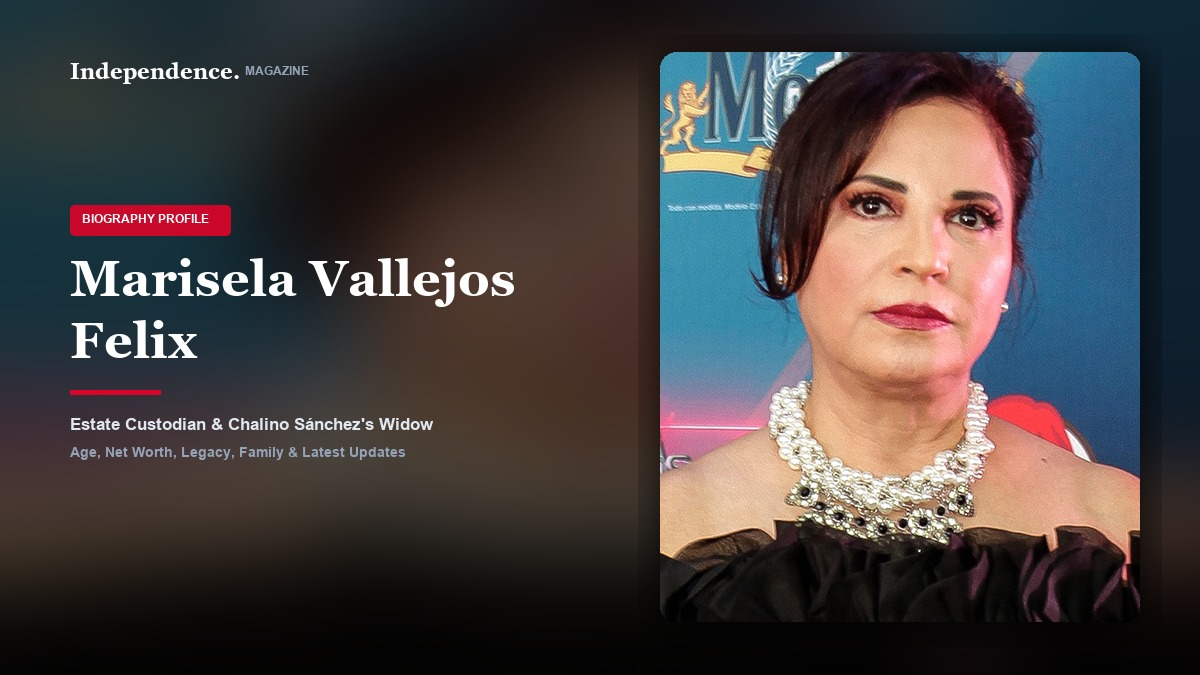
#> input picture assets/covers/marisela-vallejos-felix-cover.jpg, 1200 x 675 px, given in place of test_marisela1.jpg, which was not available
$ python generate_batch7_covers.py
#> lines starting #> are read from the running program, lines starting #| are printed output that depends on the picture; pictures that were not available may be replaced by others from this repository, and a replacement may not be noted
import os
from PIL import Image, ImageDraw, ImageFont, ImageFilter, ImageEnhance

SCRIPT_DIR = os.path.dirname(os.path.abspath(__file__))
BASE_DIR = os.path.abspath(os.path.join(SCRIPT_DIR, ".."))
COVERS_DIR = os.path.join(BASE_DIR, "assets", "covers")
os.makedirs(COVERS_DIR, exist_ok=True)

PROFILES = [
    {
        "id": "marisela-vallejos-felix",
        "src_image": os.path.join(BASE_DIR, "test_marisela1.jpg"),
        "crop_box": (200, 40, 1050, 1100),
        "name": "Marisela Vallejos Felix",
        "category": "Biography",
        "subtitle": "Estate Custodian & Chalino Sánchez's Widow",
        "cover_filename": "marisela-vallejos-felix-cover.jpg",
        "middle_src": os.path.join(BASE_DIR, "test_marisela3.jpg"),
        "middle_crop": (30, 20, 1090, 610),
        "middle_filename": "marisela-vallejos-felix-middle.jpg"
    },
    {
        "id": "diane-lou-oswald",
        "src_image": os.path.join(BASE_DIR, "test_diane1.jpg"),
        "crop_box": (1100, 380, 2050, 1750),
        "name": "Diane Lou Oswald",
        "category": "Biography",
        "subtitle": "Devoted Matriarch & Woody Harrelson's Mother",
        "cover_filename": "diane-lou-oswald-cover.jpg",
        "middle_src": os.path.join(BASE_DIR, "test_diane2.jpg"),
        "middle_crop": (50, 100, 2050, 1500),
        "middle_filename": "diane-lou-oswald-middle.jpg"
    },
    {
        "id": "samantha-marie-olit",
        "src_image": os.path.join(BASE_DIR, "test_sam2.jpg"),
        "crop_box": (120, 420, 950, 1650),
        "name": "Samantha Marie Olit",
        "category": "Celebrity",
        "subtitle": "Musician, Life Coach & Chester Bennington's Ex-Wife",
        "cover_filename": "samantha-marie-olit-cover.jpg",
        "middle_src": os.path.join(BASE_DIR, "test_sam1.jpg"),
        "middle_crop": (30, 40, 960, 750),
        "middle_filename": "samantha-marie-olit-middle.jpg"
    }
]

def generate_cover(item):
    width, height = 1200, 675
    raw_img = Image.open(item["src_image"]).convert("RGB")
#> raw_img is the input picture: PIL image 1200x675 RGB; mean R, G, B 69, 63.8, 64.1
    cropped_subject = raw_img.crop(item["crop_box"])

    # 1. Background: Blurred & Darkened version of subject photo
    bg = cropped_subject.resize((width, height), Image.Resampling.LANCZOS)
    bg = bg.filter(ImageFilter.GaussianBlur(radius=42))
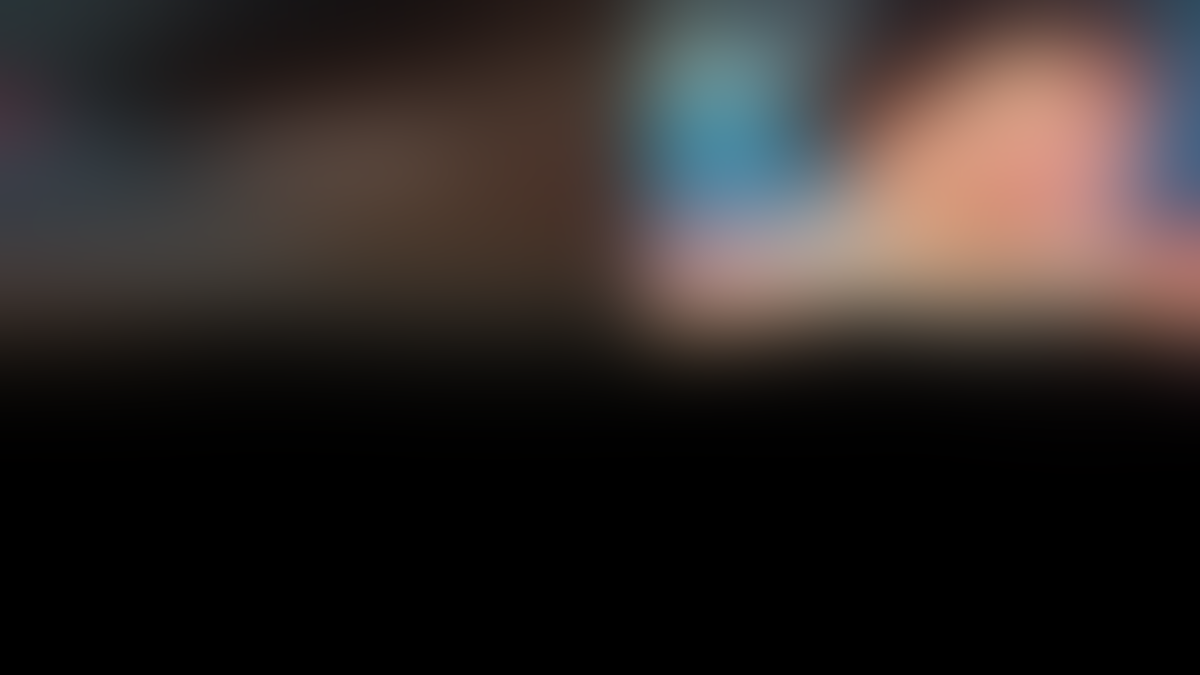
#> bg: PIL image 1200x675 RGB; mean R, G, B 48, 41.2, 39.1
    enhancer = ImageEnhance.Brightness(bg)
    bg = enhancer.enhance(0.35)

    # 2. Foreground Portrait Box (480 x 570)
    pw, ph = 480, 570
    sw, sh = cropped_subject.size
#> sw = 850; sh = 1060
    target_ratio = pw / ph
    cur_ratio = sw / sh
#> cur_ratio = 0.802

    if cur_ratio > target_ratio:
        new_w = int(sh * target_ratio)
        left = (sw - new_w) // 2
        p_crop = cropped_subject.crop((left, 0, left + new_w, sh))
    else:
        new_h = int(sw / target_ratio)
#> new_h = 1009
        top = (sh - new_h) // 4
#> top = 12
        p_crop = cropped_subject.crop((0, max(0, top), sw, min(sh, top + new_h)))
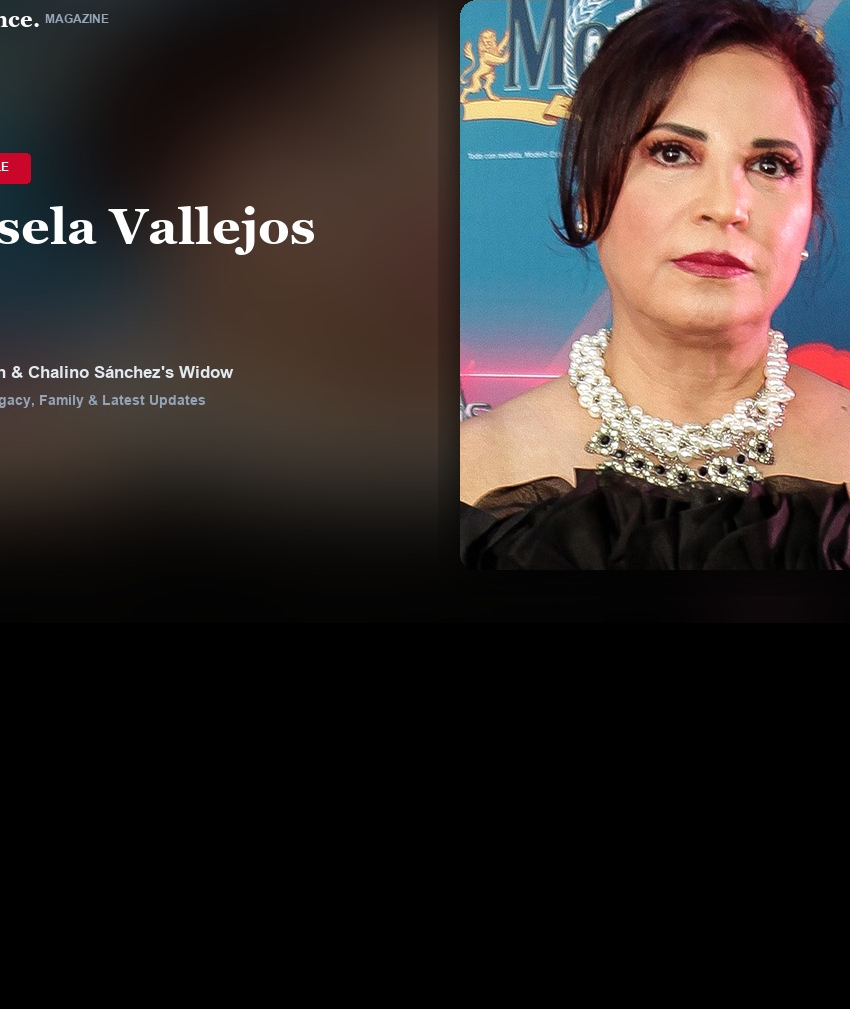
#> p_crop: PIL image 850x1009 RGB; mean R, G, B 50.6, 43.5, 41.2

    portrait = p_crop.resize((pw, ph), Image.Resampling.LANCZOS)

    # Rounded corners mask
    mask = Image.new('L', (pw, ph), 0)
#> mask: PIL image 480x570 L; every value is 0
    mask_draw = ImageDraw.Draw(mask)
    mask_draw.rounded_rectangle([0, 0, pw, ph], radius=16, fill=255)

    px, py = width - pw - 60, (height - ph) // 2

    # Drop shadow
    shadow = Image.new('RGBA', (pw + 44, ph + 44), (0, 0, 0, 0))
#> shadow: PIL image 524x614 RGBA; every value is 0
    s_draw = ImageDraw.Draw(shadow)
    s_draw.rounded_rectangle([18, 18, pw + 26, ph + 26], radius=24, fill=(0, 0, 0, 195))
    shadow = shadow.filter(ImageFilter.GaussianBlur(radius=18))
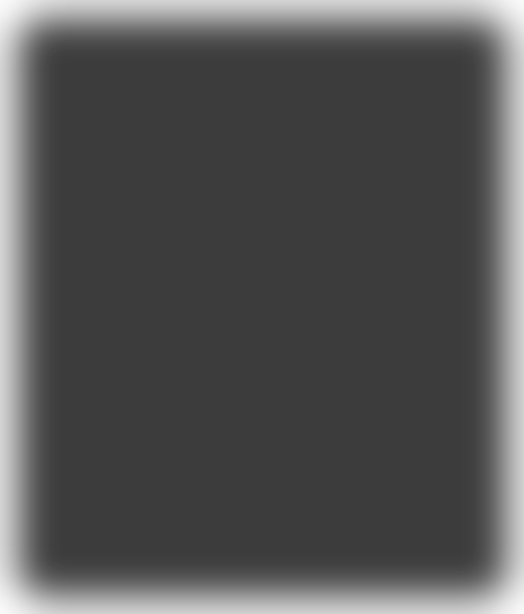
#> shadow: PIL image 524x614 RGBA; mean R, G, B, A 0, 0, 0, 169.9; transparent parts drawn white
    bg.paste(shadow, (px - 22, py - 18), shadow)

    # Paste sharp portrait
    bg.paste(portrait, (px, py), mask)

    # 3. Editorial Typography (Left side)
    draw = ImageDraw.Draw(bg, 'RGBA')
    try:
        font_brand = ImageFont.truetype(r"C:\Windows\Fonts\georgiab.ttf", 22)
        font_tag = ImageFont.truetype(r"C:\Windows\Fonts\arialbd.ttf", 12)
        font_name = ImageFont.truetype(r"C:\Windows\Fonts\georgiab.ttf", 50)
        font_sub = ImageFont.truetype(r"C:\Windows\Fonts\arialbd.ttf", 17)
        font_sub2 = ImageFont.truetype(r"C:\Windows\Fonts\arialbd.ttf", 14)
    except Exception:
        font_brand = ImageFont.load_default()
        font_tag = ImageFont.load_default()
        font_name = ImageFont.load_default()
        font_sub = ImageFont.load_default()
        font_sub2 = ImageFont.load_default()

    # Top brand badge: Independence. MAGAZINE
    draw.text((70, 58), "Independence.", fill=(255, 255, 255), font=font_brand)
    draw.text((245, 64), "MAGAZINE", fill=(148, 163, 184), font=font_tag)

    # Category Pill
    tag_y = 205
    tag_text = f"{item['category'].upper()} PROFILE"
    draw.rounded_rectangle([70, tag_y, 230, tag_y + 30], radius=4, fill=(217, 4, 41, 235))
    draw.text((82, tag_y + 7), tag_text, fill=(255, 255, 255), font=font_tag)

    # Person Name
    name_lines = item["name"].split(" ")
    if len(name_lines) <= 2:
        draw.text((70, 260), item["name"], fill=(255, 255, 255), font=font_name)
        curr_y = 338
    else:
        line1 = " ".join(name_lines[:2])
        line2 = " ".join(name_lines[2:])
        draw.text((70, 250), line1, fill=(255, 255, 255), font=font_name)
        draw.text((70, 312), line2, fill=(255, 255, 255), font=font_name)
        curr_y = 390

    # Crimson underline accent
    draw.rectangle([70, curr_y, 160, curr_y + 4], fill=(217, 4, 41, 255))

    # Subtitles
    draw.text((70, curr_y + 24), item["subtitle"], fill=(226, 232, 240), font=font_sub)
    draw.text((70, curr_y + 54), "Age, Net Worth, Legacy, Family & Latest Updates", fill=(148, 163, 184), font=font_sub2)

    cover_path = os.path.join(COVERS_DIR, item["cover_filename"])
    bg.save(cover_path, "JPEG", quality=92)
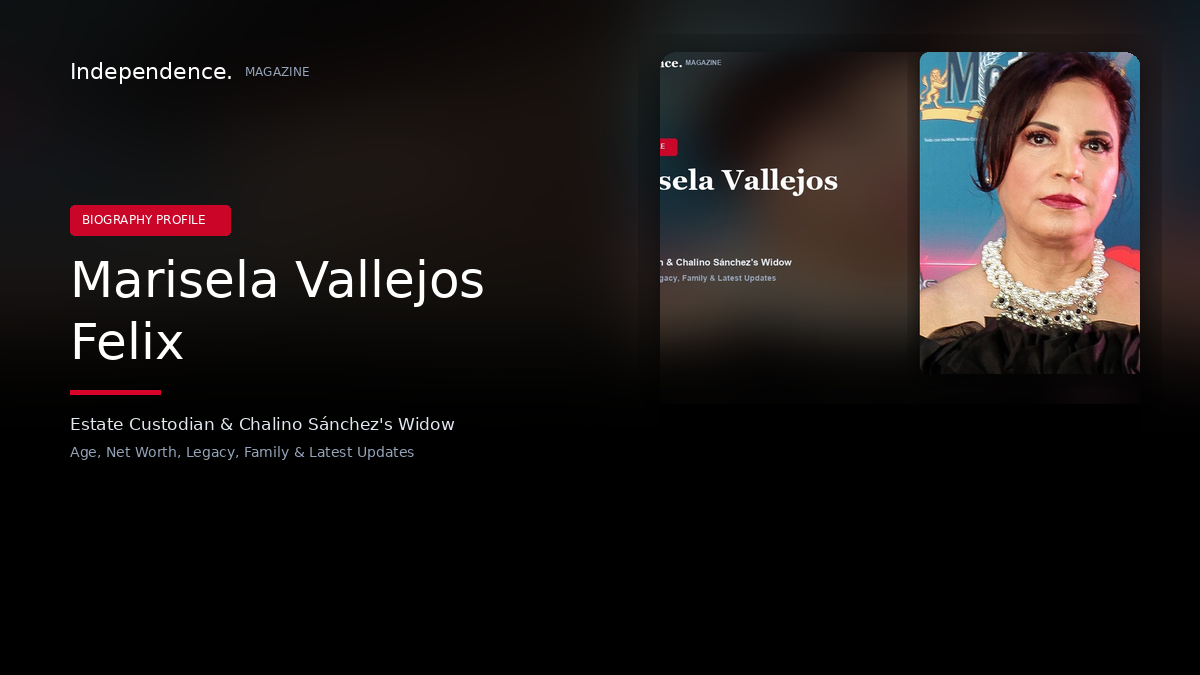
#> saved as marisela-vallejos-felix-cover.jpg: PIL image 1200x675 RGB; mean R, G, B 28.1, 23.5, 22.7
    print(f"Generated Spark cover: {cover_path}")

    # Generate Middle Editorial Image with strict 16:9 ratio preservation
    middle_src = item.get("middle_src", item["src_image"])
    raw_middle = Image.open(middle_src).convert("RGB")
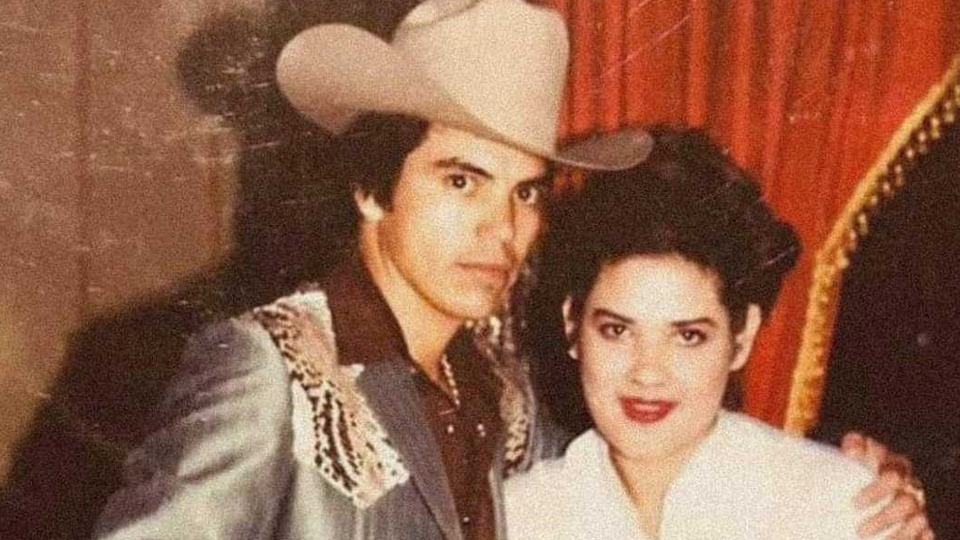
#> input picture assets/covers/marisela-vallejos-felix-middle.jpg, 960 x 540 px, given in place of test_marisela3.jpg, which was not available
#> raw_middle is the input picture: PIL image 960x540 RGB; mean R, G, B 145.1, 98.3, 75.2
    mid_crop = raw_middle.crop(item["middle_crop"])

    mw, mh = mid_crop.size
#> mw = 1060; mh = 590
    target_mid_ratio = 16.0 / 9.0
    cur_mid_ratio = mw / mh
#> cur_mid_ratio = 1.8
    if cur_mid_ratio > target_mid_ratio:
        new_mw = int(mh * target_mid_ratio)
#> new_mw = 1048
        offset_x = (mw - new_mw) // 2
#> offset_x = 6
        mid_crop = mid_crop.crop((offset_x, 0, offset_x + new_mw, mh))
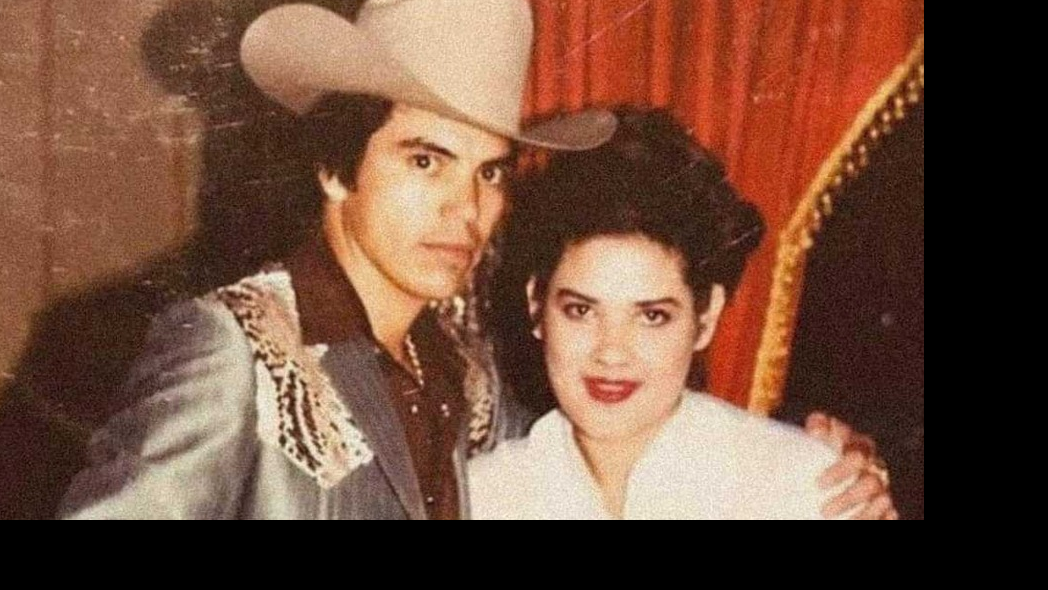
#> mid_crop: PIL image 1048x590 RGB; mean R, G, B 112.7, 77, 59.2
    elif cur_mid_ratio < target_mid_ratio:
        new_mh = int(mw / target_mid_ratio)
        offset_y = (mh - new_mh) // 3
        mid_crop = mid_crop.crop((0, max(0, offset_y), mw, min(mh, offset_y + new_mh)))

    mid_resized = mid_crop.resize((960, 540), Image.Resampling.LANCZOS)
    middle_path = os.path.join(COVERS_DIR, item["middle_filename"])
    mid_resized.save(middle_path, "JPEG", quality=92)
    print(f"Generated Middle image: {middle_path}")

if __name__ == "__main__":
    for p in PROFILES:
#> (the run stopped early here; a loop or call above may not have finished)
